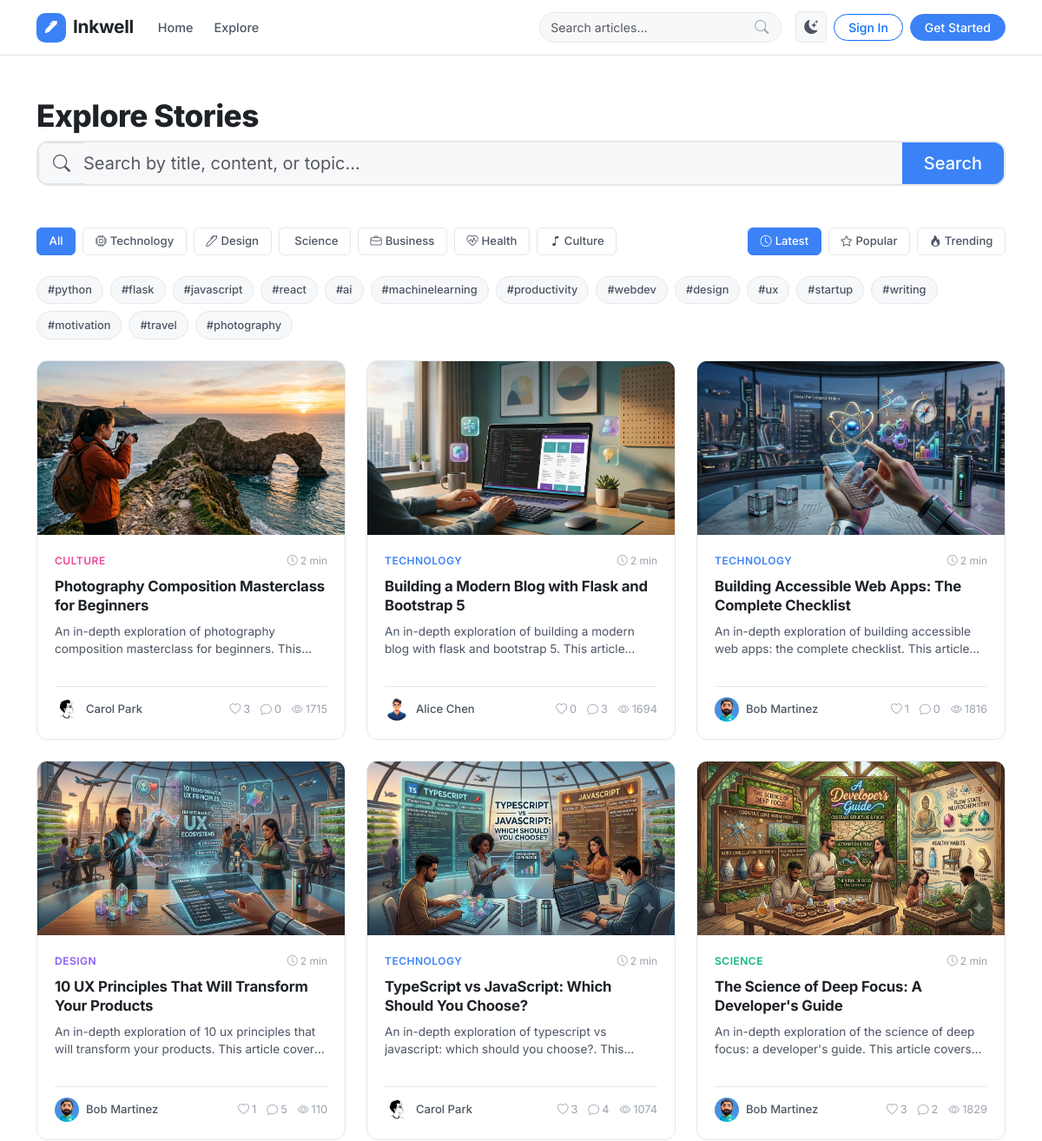
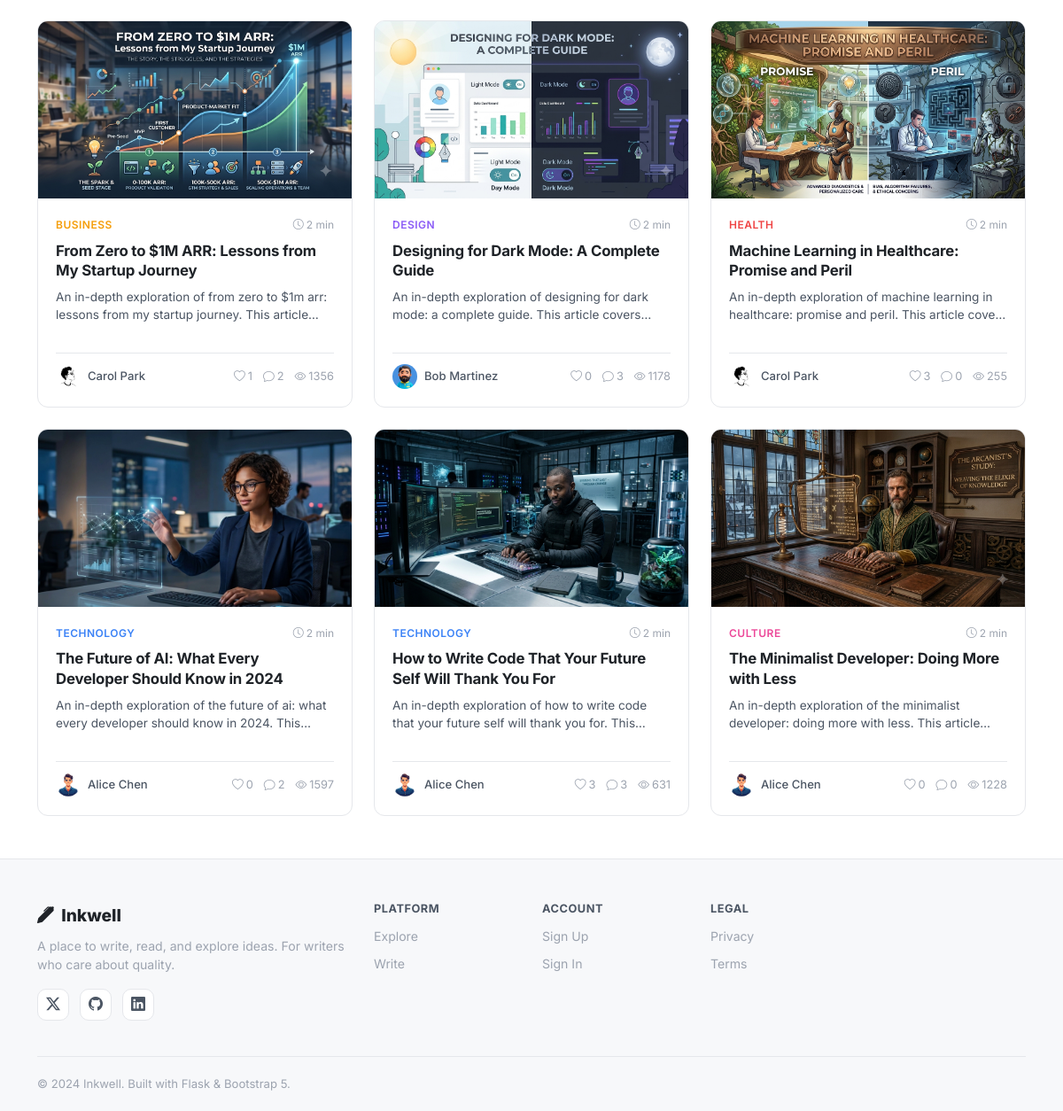
/posts/, run on the app's committed database (2 pictures, top to bottom).
### app/models/category.py (models this page shows, shortened)
class Category(db.Model):
    __tablename__ = "categories"
    id = db.Column(db.Integer, primary_key=True)
    name = db.Column(db.String(80), unique=True, nullable=False)
    slug = db.Column(db.String(100), unique=True, nullable=False)
    description = db.Column(db.String(255))
    color = db.Column(db.String(7), default="#3b82d4")
    icon = db.Column(db.String(50), default="bi-journal")
    posts = db.relationship("Post", backref="category", lazy="dynamic")

### app/models/tag.py (models this page shows, shortened)
class Tag(db.Model):
    __tablename__ = "tags"
    id = db.Column(db.Integer, primary_key=True)
    name = db.Column(db.String(50), unique=True, nullable=False)
    slug = db.Column(db.String(60), unique=True, nullable=False)

### app/models/post.py (models this page shows, shortened)
class Post(db.Model):
    __tablename__ = "posts"
    id = db.Column(db.Integer, primary_key=True)
    title = db.Column(db.String(255), nullable=False)
    slug = db.Column(db.String(300), unique=True, nullable=False, index=True)
    excerpt = db.Column(db.String(500))
    content = db.Column(db.Text, nullable=False)
    cover_image = db.Column(db.String(255))
    status = db.Column(db.String(20), default="draft")  # draft | published | flagged
    is_featured = db.Column(db.Boolean, default=False)
    view_count = db.Column(db.Integer, default=0)
    reading_time = db.Column(db.Integer, default=1)  # minutes
    author_id = db.Column(db.Integer, db.ForeignKey("users.id"), nullable=False)
    category_id = db.Column(db.Integer, db.ForeignKey("categories.id"))
    created_at = db.Column(db.DateTime, default=datetime.utcnow)
    updated_at = db.Column(db.DateTime, default=datetime.utcnow, onupdate=datetime.utcnow)
    published_at = db.Column(db.DateTime)
    comments = db.relationship("Comment", backref="post", lazy="dynamic",
                                cascade="all, delete-orphan")
    bookmarks = db.relationship("Bookmark", backref="post", lazy="dynamic",
                                 cascade="all, delete-orphan")
    tags = db.relationship("Tag", secondary=post_tags, backref=db.backref("posts", lazy="dynamic"))
    @property
    def like_count(self):
        from .like import Like
        return Like.query.filter_by(target_type="post", target_id=self.id).count()
    @property
    def comment_count(self):
        return self.comments.filter_by(parent_id=None).count()

### app/models/user.py (models this page shows, shortened)
class User(db.Model):
    __tablename__ = "users"
    id = db.Column(db.Integer, primary_key=True)
    username = db.Column(db.String(64), unique=True, nullable=False, index=True)
    email = db.Column(db.String(120), unique=True, nullable=False, index=True)
    password_hash = db.Column(db.String(256), nullable=False)
    display_name = db.Column(db.String(100))
    bio = db.Column(db.Text)
    avatar_url = db.Column(db.String(255), default="default_avatar.png")
    website = db.Column(db.String(255))
    twitter = db.Column(db.String(100))
    github = db.Column(db.String(100))
    linkedin = db.Column(db.String(100))
    role = db.Column(db.String(20), default="user")  # user | author | admin
    is_active = db.Column(db.Boolean, default=True)
    is_email_verified = db.Column(db.Boolean, default=False)
    created_at = db.Column(db.DateTime, default=datetime.utcnow)
    updated_at = db.Column(db.DateTime, default=datetime.utcnow, onupdate=datetime.utcnow)
    last_seen = db.Column(db.DateTime)
    posts = db.relationship("Post", backref="author", lazy="dynamic", cascade="all, delete-orphan")
    comments = db.relationship("Comment", backref="author", lazy="dynamic", cascade="all, delete-orphan")
    likes = db.relationship("Like", backref="user", lazy="dynamic", cascade="all, delete-orphan")
    bookmarks = db.relationship("Bookmark", backref="user", lazy="dynamic", cascade="all, delete-orphan")
    notifications = db.relationship("Notification", backref="recipient", lazy="dynamic",
                                    foreign_keys="Notification.user_id", cascade="all, delete-orphan")
    followed = db.relationship(
        "User",
        secondary=followers_table,
        primaryjoin=(followers_table.c.follower_id == id),
        secondaryjoin=(followers_table.c.followed_id == id),
        backref=db.backref("followers", lazy="dynamic"),
        lazy="dynamic",
    )

### app/blueprints/posts/__init__.py (the view)
@posts_bp.route("/")
def index():
    page = request.args.get("page", 1, type=int)
    q = request.args.get("q", "")
    category = request.args.get("category", "")
    tag = request.args.get("tag", "")
    sort = request.args.get("sort", "latest")
    query = Post.query.filter_by(status="published")
    if q:
        query = query.filter(
            Post.title.ilike(f"%{q}%") | Post.content.ilike(f"%{q}%") | Post.excerpt.ilike(f"%{q}%")
        )
    if category:
        cat = Category.query.filter_by(slug=category).first()
        if cat:
            query = query.filter_by(category_id=cat.id)
    if tag:
        t = Tag.query.filter_by(slug=tag).first()
        if t:
            query = query.filter(Post.tags.contains(t))
    if sort == "popular":
        query = query.order_by(Post.view_count.desc())
    elif sort == "trending":
        from datetime import timedelta
        week_ago = datetime.utcnow() - timedelta(days=7)
        query = query.filter(Post.published_at >= week_ago).order_by(Post.view_count.desc())
    else:
        query = query.order_by(Post.published_at.desc())
    from flask import current_app
    pagination = query.paginate(page=page, per_page=current_app.config["POSTS_PER_PAGE"], error_out=False)
    categories = Category.query.all()
    popular_tags = Tag.query.all()
    featured = Post.query.filter_by(status="published", is_featured=True).order_by(Post.published_at.desc()).limit(3).all()
    return render_template(
        "posts/index.html",
        posts=pagination.items,
        pagination=pagination,
        categories=categories,
        popular_tags=popular_tags,
        featured=featured,
        current_q=q,
        current_category=category,
        current_tag=tag,
        current_sort=sort,
        current_user=get_current_user(),
    )

### app/blueprints/posts/__init__.py (called while the page is built)
def get_current_user():
    uid = session.get("user_id")
    return User.query.get(uid) if uid else None

### app/templates/posts/index.html (shortened to what this page needs)
{% extends "base.html" %}
{% block content %}
<div class="container py-5">
  <div class="explore-header mb-5" data-aos="fade-up">
    <h1 class="explore-title">Explore Stories</h1>
    <form action="{{ url_for('posts.index') }}" method="GET" class="explore-search-form">
      <div class="input-group input-group-lg explore-search-group">
        <span class="input-group-text bg-transparent border-end-0"><i class="bi bi-search text-muted"></i></span>
        <input type="search" name="q" class="form-control border-start-0 ps-0" placeholder="Search by title, content, or topic…" value="{{ current_q }}">
        <button class="btn btn-primary px-4" type="submit">Search</button>
      </div>
    </form>
  </div>
  <div class="filters-bar mb-4 d-flex flex-wrap align-items-center gap-3">
    <div class="d-flex flex-wrap gap-2">
      <a href="{{ url_for('posts.index', q=current_q, sort=current_sort) }}"
         class="btn btn-filter {% if not current_category %}active{% endif %}">All</a>
      {% for cat in categories %}
      <a href="{{ url_for('posts.index', q=current_q, category=cat.slug, sort=current_sort) }}"
         class="btn btn-filter {% if current_category == cat.slug %}active{% endif %}"
         style="{% if current_category == cat.slug %}--filter-color: {{ cat.color }}{% endif %}">
        <i class="{{ cat.icon }} me-1"></i>{{ cat.name }}
      </a>
      {% endfor %}
    </div>
    <div class="ms-auto d-flex gap-2">
      {% for s, label in [('latest','Latest'), ('popular','Popular'), ('trending','Trending')] %}
      <a href="{{ url_for('posts.index', q=current_q, category=current_category, tag=current_tag, sort=s) }}"
         class="btn btn-sort {% if current_sort == s %}active{% endif %}">
        <i class="bi bi-{% if s == 'latest' %}clock{% elif s == 'popular' %}star{% else %}fire{% endif %} me-1"></i>{{ label }}
      </a>
      {% endfor %}
    </div>
  </div>
  {% if popular_tags %}
  <div class="tags-strip mb-4 d-flex gap-2 flex-wrap">
    {% for tag in popular_tags[:15] %}
    <a href="{{ url_for('posts.index', tag=tag.slug) }}"
       class="badge-tag-explore {% if current_tag == tag.slug %}active{% endif %}">#{{ tag.name }}</a>
    {% endfor %}
  </div>
  {% endif %}
  {% if posts %}
  <div class="explore-grid">
    {% for post in posts %}
    <article class="post-card" data-aos="fade-up" data-aos-delay="{{ (loop.index0 % 3) * 60 }}">
      <a href="{{ url_for('posts.detail', slug=post.slug) }}" class="post-card-image-link">
        {% if post.cover_image %}
        <img src="{{ url_for('static', filename=post.cover_image) }}" alt="{{ post.title }}" class="post-card-img" loading="lazy" onerror="this.parentElement.classList.add('no-image')">
        {% else %}
        <div class="post-card-img-placeholder"><i class="bi bi-journal-text"></i></div>
        {% endif %}
      </a>
      <div class="post-card-body">
        <div class="post-card-meta-top">
          {% if post.category %}
          <a href="{{ url_for('posts.index', category=post.category.slug) }}" class="post-category-badge" style="color: {{ post.category.color }}">{{ post.category.name }}</a>
          {% endif %}
          <span class="post-reading-time"><i class="bi bi-clock"></i> {{ post.reading_time }} min</span>
        </div>
        <h3 class="post-card-title"><a href="{{ url_for('posts.detail', slug=post.slug) }}">{{ post.title }}</a></h3>
        <p class="post-card-excerpt">{{ post.excerpt or (post.content|striptags)[:120] }}…</p>
        <div class="post-card-footer">
          <a href="{{ url_for('users.profile', username=post.author.username) }}" class="author-link-sm">
            <img src="{{ url_for('static', filename=post.author.avatar_url) }}" alt="{{ post.author.username }}"
                 class="avatar-xs rounded-circle" onerror="this.src='/static/images/default_avatar.png'">
            <span>{{ post.author.display_name or post.author.username }}</span>
          </a>
          <div class="post-card-stats">
            <span><i class="bi bi-heart"></i> {{ post.like_count }}</span>
            <span><i class="bi bi-chat"></i> {{ post.comment_count }}</span>
            <span><i class="bi bi-eye"></i> {{ post.view_count }}</span>
          </div>
        </div>
      </div>
    </article>
    {% endfor %}
  </div>
  {% endif %}
</div>
{% endblock %}

### data on the page
Category: name "Technology"
Category: name "Design"
Category: name "Science"
Category: name "Business"
Category: name "Health"
Category: name "Culture"
Tag: name "python"
Tag: name "flask"
Tag: name "javascript"
Tag: name "react"
Tag: name "ai"
Tag: name "machinelearning"
Tag: name "productivity"
Tag: name "webdev"
Tag: name "design"
Tag: name "ux"
Tag: name "startup"
Tag: name "writing"
Tag: name "motivation"
Tag: name "travel"
Tag: name "photography"
Post: cover_image (picture), category.name "CULTURE", reading_time "2", title "Photography Composition Masterclass for Beginners", excerpt "An in-depth exploration of photography composition masterclass for beginners.…", avatar_url (picture), author "Carol Park", like_count "3", comment_count "0", view_count "1715"
Post: cover_image (picture), category.name "TECHNOLOGY", reading_time "2", title "Building a Modern Blog with Flask and Bootstrap 5", excerpt "An in-depth exploration of building a modern blog with flask and bootstrap 5. This…", avatar_url (picture), author "Alice Chen", like_count "0", comment_count "3", view_count "1694"
Post: cover_image (picture), category.name "TECHNOLOGY", reading_time "2", title "Building Accessible Web Apps: The Complete Checklist", excerpt "An in-depth exploration of building accessible web apps: the complete checklist. This…", avatar_url (picture), author "Bob Martinez", like_count "1", comment_count "0", view_count "1816"
Post: cover_image (picture), category.name "DESIGN", reading_time "2", title "10 UX Principles That Will Transform Your Products", excerpt "An in-depth exploration of 10 ux principles that will transform your products. This article…", avatar_url (picture), author "Bob Martinez", like_count "1", comment_count "5", view_count "110"
Post: cover_image (picture), category.name "TECHNOLOGY", reading_time "2", title "TypeScript vs JavaScript: Which Should You Choose?", excerpt "An in-depth exploration of typescript vs javascript: which should you choose?.…", avatar_url (picture), author "Carol Park", like_count "3", comment_count "4", view_count "1074"
Post: cover_image (picture), category.name "SCIENCE", reading_time "2", title "The Science of Deep Focus: A Developer's Guide", excerpt "An in-depth exploration of the science of deep focus: a developer's guide. This article…", avatar_url (picture), author "Bob Martinez", like_count "3", comment_count "2", view_count "1829"
Post: cover_image (picture), category.name "BUSINESS", reading_time "2", title "From Zero to $1M ARR: Lessons from My Startup Journey", excerpt "An in-depth exploration of from zero to $1m arr: lessons from my startup journey. This…", avatar_url (picture), author "Carol Park", like_count "1", comment_count "2", view_count "1356"
Post: cover_image (picture), category.name "DESIGN", reading_time "2", title "Designing for Dark Mode: A Complete Guide", excerpt "An in-depth exploration of designing for dark mode: a complete guide. This article…", avatar_url (picture), author "Bob Martinez", like_count "0", comment_count "3", view_count "1178"
Post: cover_image (picture), category.name "HEALTH", reading_time "2", title "Machine Learning in Healthcare: Promise and Peril", excerpt "An in-depth exploration of machine learning in healthcare: promise and peril. This article…", avatar_url (picture), author "Carol Park", like_count "3", comment_count "0", view_count "255"
Post: cover_image (picture), category.name "TECHNOLOGY", reading_time "2", title "The Future of AI: What Every Developer Should Know in 2024", excerpt "An in-depth exploration of the future of ai: what every developer should know in 2024.…", avatar_url (picture), author "Alice Chen", like_count "0", comment_count "2", view_count "1597"
Post: cover_image (picture), category.name "TECHNOLOGY", reading_time "2", title "How to Write Code That Your Future Self Will Thank You For", excerpt "An in-depth exploration of how to write code that your future self will thank you for.…", avatar_url (picture), author "Alice Chen", like_count "3", comment_count "3", view_count "631"
Post: cover_image (picture), category.name "CULTURE", reading_time "2", title "The Minimalist Developer: Doing More with Less", excerpt "An in-depth exploration of the minimalist developer: doing more with less. This…", avatar_url (picture), author "Alice Chen", like_count "0", comment_count "0", view_count "1228"

### other printed values
{{ label }} "Latest" "Popular" "Trending"
{{ 2024 }} "2024"
